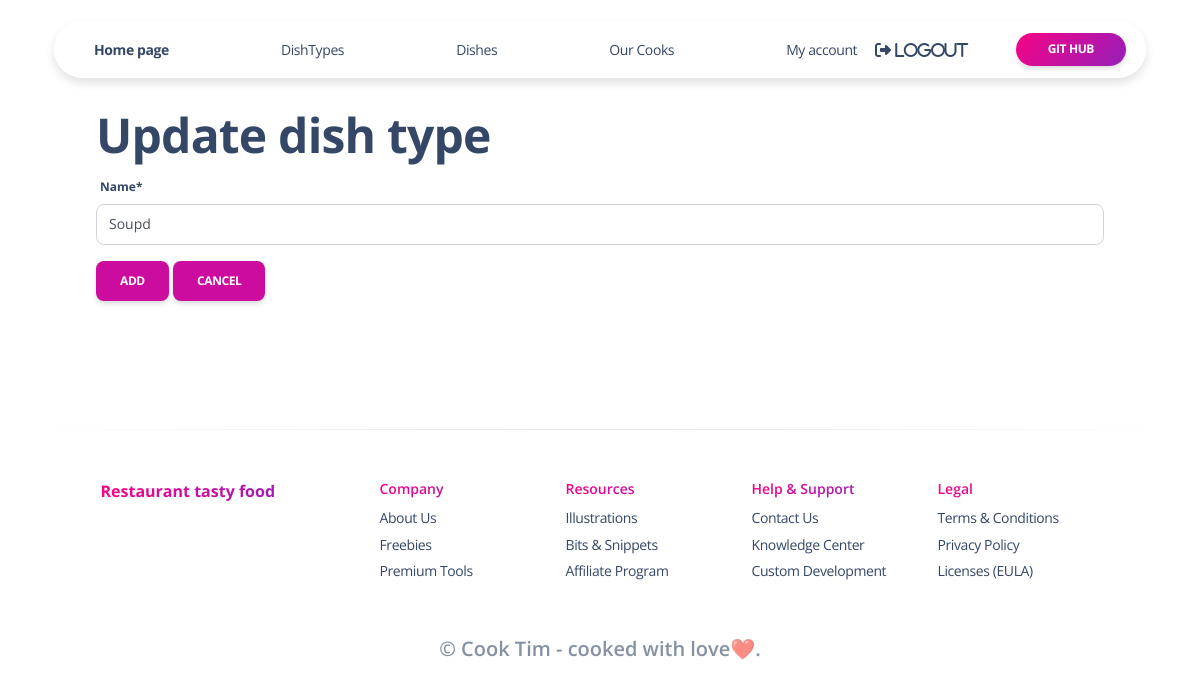
The page /dish-types/8/update/ (signed in) on the database as committed earlier.
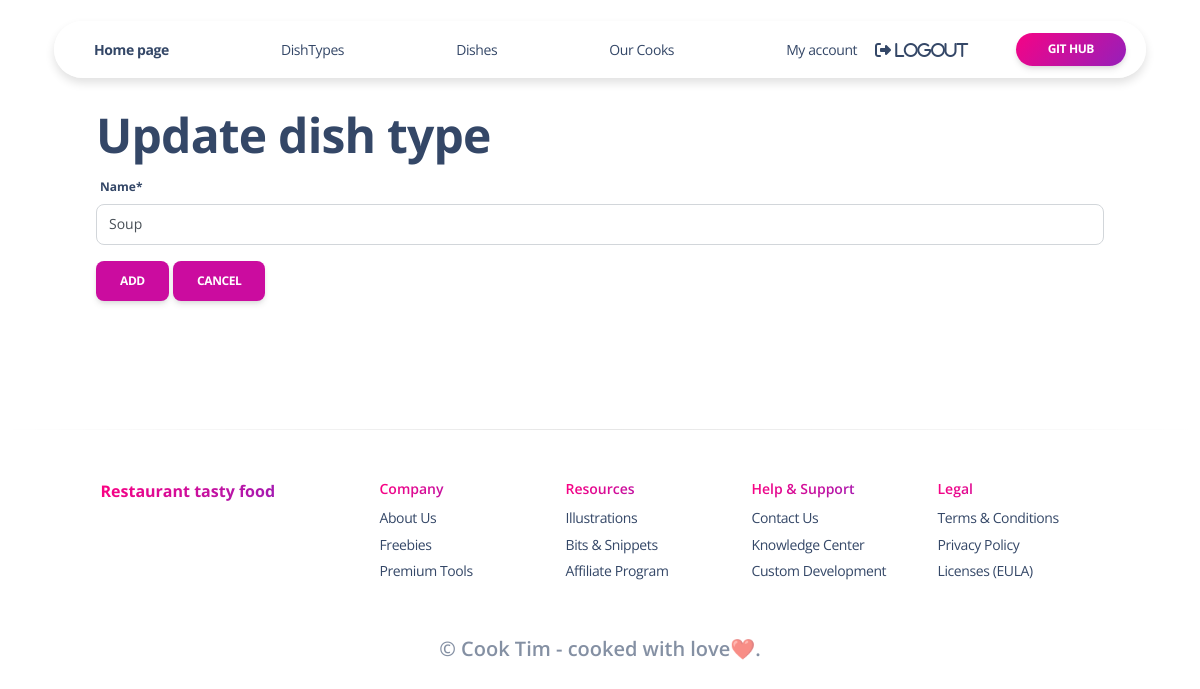
The same page on the database as committed later.
### kitchen/models.py (models this page shows, shortened)
class DishType(models.Model):
    name = models.CharField(max_length=63, unique=True)
    class Meta:
        ordering = ["name"]

### kitchen/views.py (the view)
# urls.py: path("dish-types/<int:pk>/update/", DishTypeUpdateView.as_view(), name="dish-type-update"),
class DishTypeUpdateView(LoginRequiredMixin, generic.UpdateView):
    model = DishType
    fields = "__all__"
    template_name = "kitchen/dish_type_form.html"
    success_url = reverse_lazy("kitchen:dish-type-list")

### templates/kitchen/dish_type_form.html (shortened to what this page needs)
{% extends "base.html" %}
{% load crispy_forms_filters %}
{% block content %}
  <h1>{{ object|yesno:"Update,Create" }} dish type</h1>
  <form action="" method="post" novalidate>
    {{ form|crispy }}
    <input class="btn btn-primary" type="submit" value="Add">
    <a href="{% url 'kitchen:dish-type-list'%}"
       class="btn btn-primary">
      Cancel
    </a>
  </form>
{% endblock %}

Rows that differ between the two databases and show on the page:
changed DishType: name "Soupd" → "Soup"
